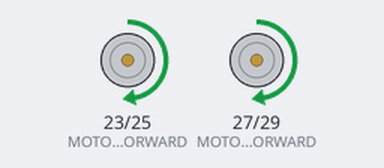
The sketch below on a simulated Arduino Mega 2560, built with avr-gcc and run on an emulated ATmega2560. Parts: motor-driver pin pairs drawn as motors (green arrow = first pin HIGH = forward, orange = second pin HIGH = backward, longer = more drive, scaled by the enable pin).

Above: at 0.5 s.
Timing chart, 0 to 4.6 s (numbered marks = the images above):
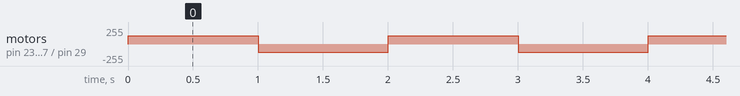

The sketch:

0-Test_Two_motors.ino
```cpp
/*
 ELE8392 RObotics and Control
 Written by Salim EL Atache
This code will first turn both motors forward for 1 second then turn the motors backward for 1 second and repeat
 */

#define MOTOR1_FORWARD  23
#define MOTOR1_BACKWARD  25
#define MOTOR2_FORWARD  27
#define MOTOR2_BACKWARD  29
#define MOTOR1_ENABLE_PWM 2
#define MOTOR2_ENABLE_PWM 3

#define PWM_ON_VALUE    127  //The adrunio function analogueWrite writes a PWM signal with 255 representing 100% duty cycle, this number is between 0 to 255
#define MOTOR_DELAY      1000

void setup() {
  // put your setup code here, to run once:
 // initialize digital pin LED_BUILTIN as an output.
  pinMode(MOTOR1_FORWARD, OUTPUT);
  pinMode(MOTOR1_BACKWARD, OUTPUT);
  pinMode(MOTOR2_FORWARD, OUTPUT);
  pinMode(MOTOR2_BACKWARD, OUTPUT);

}

void loop() {
  // put your main code here, to run repeatedly:
  //First Turn both motors forward for the set delay time
  //Motor 1
   analogWrite(MOTOR1_ENABLE_PWM, PWM_ON_VALUE );
   digitalWrite(MOTOR1_FORWARD, HIGH);
   digitalWrite(MOTOR1_BACKWARD, LOW);
    //Motor 2
   analogWrite(MOTOR2_ENABLE_PWM, PWM_ON_VALUE );
   digitalWrite(MOTOR2_FORWARD, HIGH);
   digitalWrite(MOTOR2_BACKWARD, LOW);
   //Wait the required delay
   delay(MOTOR_DELAY );

   //Second Turn both motors backward for the set delay time
  //Motor 1
   analogWrite(MOTOR1_ENABLE_PWM, PWM_ON_VALUE );
   digitalWrite(MOTOR1_FORWARD, LOW);
   digitalWrite(MOTOR1_BACKWARD, HIGH);
    //Motor 2
   analogWrite(MOTOR2_ENABLE_PWM, PWM_ON_VALUE );
   digitalWrite(MOTOR2_FORWARD, LOW);
   digitalWrite(MOTOR2_BACKWARD, HIGH);
   //Wait the required delay
   delay(MOTOR_DELAY );
}
```

Measured:
- by itself, motor on pin 23 (MOTOR1_FORWARD) / pin 25 (MOTOR1_BACKWARD), motor on pin 27 (MOTOR2_FORWARD) / pin 29 (MOTOR2_BACKWARD): alternates forward 127/255 for 1.0 s and backward 127/255 for 1.0 s
